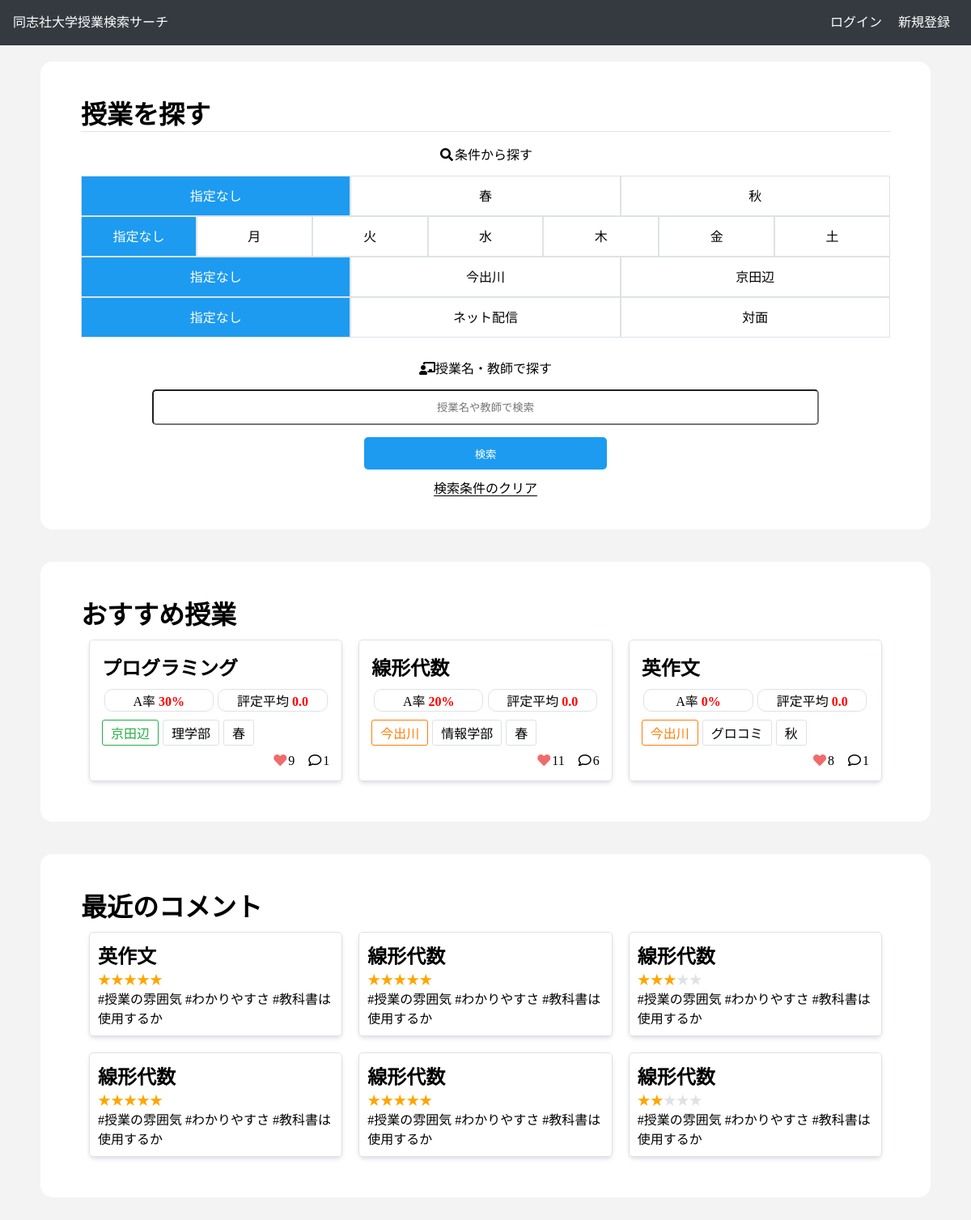
The app's page /, older data.
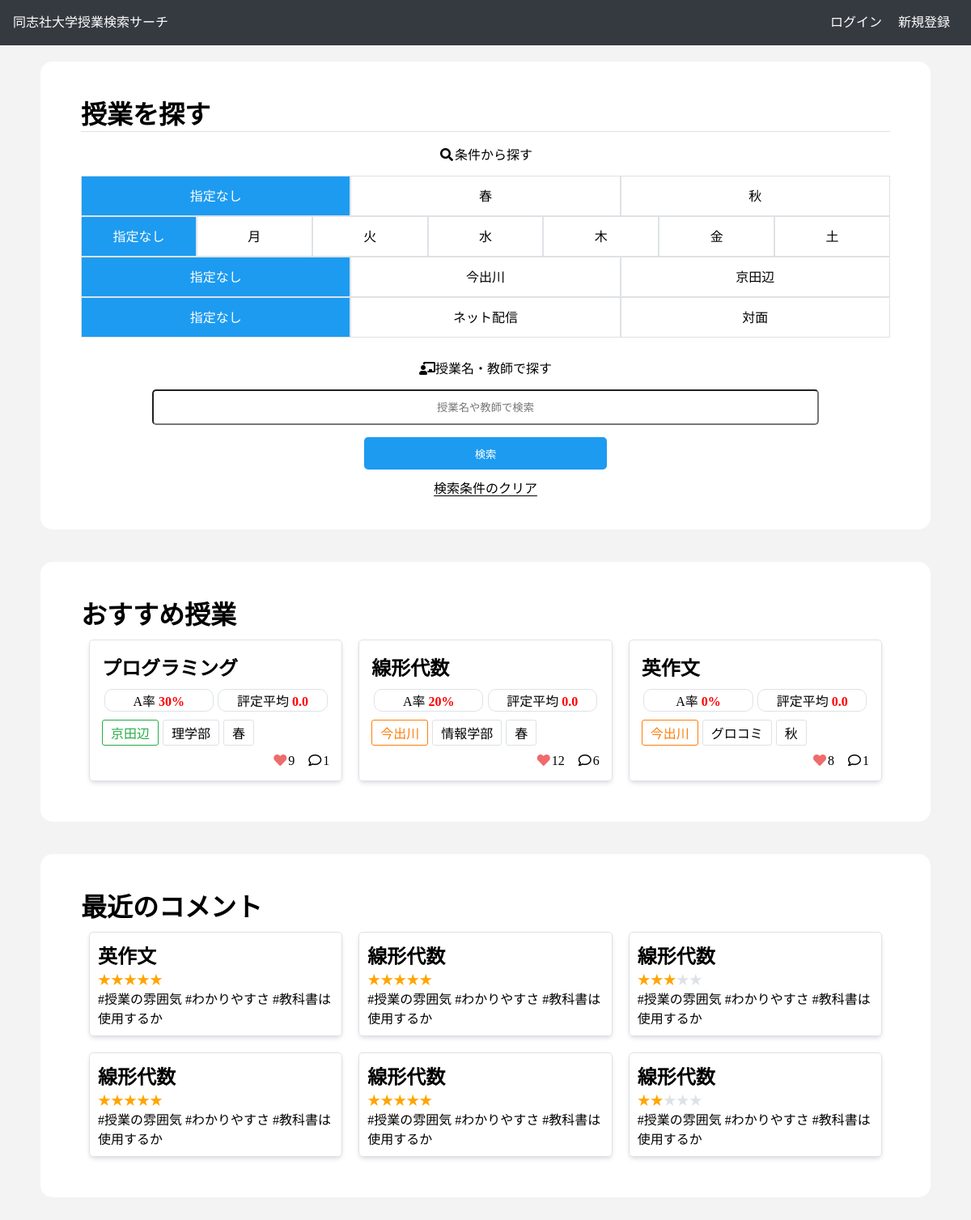
The same page, newer data.
### dclass_application/models.py (models this page shows, shortened)
class Classes(models.Model):
    class_name = models.CharField(max_length=100)
    a_ratio = models.FloatField(default=0.0)
    b_ratio = models.FloatField(default=0.0)
    c_ratio = models.FloatField(default=0.0)
    d_ratio = models.FloatField(default=0.0)
    f_ratio = models.FloatField(default=0.0)
    o_ratio = models.FloatField(default=0.0)
    average_evaluation = models.FloatField(default=0.0)
    two_ago_a_ratio = models.FloatField(default=0.0)
    three_ago_a_ratio = models.FloatField(default=0.0)
    term = models.CharField(max_length=100)
    year = models.IntegerField(default=2021)
    place = models.CharField(max_length=100)
    class_form = models.CharField(max_length=100)
    day = models.CharField(max_length=100)
    time = models.CharField(max_length=100)
    favorite = models.IntegerField(default=0)
    textbook = models.CharField(max_length=100) #文字列でリスト代用
    code = models.CharField(max_length=100)
    faculty = models.CharField(max_length=100)
    teacher = models.CharField(max_length=100) #文字列でリストを代用
    syllabus_link = models.CharField(max_length=100)
    test_ratio = models.IntegerField(default=0)
    report_ratio = models.IntegerField(default=0)
    participation_ratio = models.IntegerField(default=0)
    comment_num = models.IntegerField(default=0)
    num_student = models.IntegerField(default=0)
    credit = models.IntegerField(default=0)
    def get_short_faculty(self):
        if self.faculty == 'グローバル・コミュニケーション': return 'グロコミ'
        return self.faculty
    def get_round_a_ratio(self):
        return int(self.a_ratio)

### dclass_application/views.py (the view)
# urls.py: path('', IndexView.as_view(), name = 'index'),
class IndexView(TemplateView):
    class_model = Classes
    comment_model = Comment
    RECOMMEND_CNT = 6
    RECENT_COMMENT = 6
    def get(self, request):
        params = {
            'form': ClassSeachForm,
            'recommend_data': self.class_model.objects.all().order_by('a_ratio').reverse()[:self.RECOMMEND_CNT],
            'recent_comments': self.comment_model.objects.all().order_by('created_at').reverse()[:self.RECOMMEND_CNT],
        }
        return render(request, 'index.html', params)

### dclass_application/models.py (called while the page is built)
    def get_star(self):
        return '★' * self.star

    def get_left_star(self):
        return '★' * (5 - self.star)

### dclass_application/templates/index.html (shortened to what this page needs)
{% extends 'base.html' %}
{% load static %}
{% block css %}
    <link rel="stylesheet" href="{% static 'css/index.css' %}">
    <link rel="stylesheet" href="{% static 'css/_class_list.css' %}">
{% endblock css %}
{% block main %}
    <div class="wrapper">
        <h1 class="title heading">授業を探す</h1>
            <form action="{% url 'result' %}" method = "post" class="search_form">
                <div class = 'search_with_terms'>
                    <p class="how_to_search"><i class="fas fa-search fa-fw"></i>条件から探す</p>
                    <div class="radio_wrap">
                        {% for radio in form.term %}
                            <label for="id_term_{{ forloop.counter0 }}">{{ radio.choice_label }}</label>
                        {% endfor %}
                    </div>
                    <div class="radio_wrap">
                        {% for radio in form.day %}
                            <label for="id_day_{{ forloop.counter0 }}">{{ radio.choice_label }}</label>
                        {% endfor %}
                    </div>
                    <div class="radio_wrap">
                        {% for radio in form.place %}
                            <label for="id_place_{{ forloop.counter0 }}">{{ radio.choice_label }}</label>
                        {% endfor %}
                    </div>
                    <div class="radio_wrap">
                        {% for radio in form.class_form %}
                            <label for="id_class_form_{{ forloop.counter0 }}">{{ radio.choice_label }}</label>
                        {% endfor %}
                    </div>
                </div>
                <div class="search_with_keyword">
                    <p class="how_to_search"><i class="fas fa-chalkboard-teacher fa-fw"></i>授業名・教師で探す</p>
                    <div>
                        {{ form.keyword }}
                    </div>
                    <div class="center">
                        <input type="submit" value="検索", class="btn search_btn">
                    </div>
                </div>
            </form>
            <div class="center reset_condition">
                <a href={% url 'index' %}>検索条件のクリア</a>
            </div>
    </div>
    <div class="wrapper">
        <h1>おすすめ授業</h1>
        <div class="class_w">
            {% for cl in recommend_data %}
                {% include "_class_list.html" %}
            {% empty %}
                <p>おすすめの授業はありません</p>
            {% endfor %}
        </div>
    </div>
    <div class="wrapper">
        <h1>最近のコメント</h1>
        <div class="comment_w">
            {% for comment in recent_comments %}
                {% include "_comment_list.html" %}
            {% empty %}
                <p>コメントがありません</p>
            {% endfor %}
        </div>
    </div>
{% endblock main %}

### dclass_application/templates/_class_list.html (shortened to what this page needs)
<div class="class_result">
    <a href="{% url 'class' cl.id %}">
        <div class="class_result_content">
            <ul>
                <li class="class_result_title">
                    <h2>{{ cl.class_name }}</h2>
                </li>
                <li>
                    <p class="class_a_average_evaluation">A率 <span class="score">{{cl.get_round_a_ratio}}%</span></p>
                    <p class="class_a_average_evaluation">評定平均 <span class="score">{{cl.average_evaluation}}</span></p>
                </li>
                <li>
                    {% if cl.place == "今出川" %}
                        <p class="tag imadegawa_tag">{{ cl.place }}</p>
                    {% else %}
                        <p class="tag kyoutanabe_tag">{{ cl.place }}</p>
                    {% endif %}
                    <p class="tag faculty_tag">{{ cl.get_short_faculty }}</p>
                    <p class="tag">{{ cl.term }}</p>
                </li>
                <li>
                    <p><i class="fas fa-heart fa-fw my-pink"></i>{{ cl.favorite }}</p>
                    <p><i class="far fa-comment fa-fw"></i>{{cl.comment_num}}</p>
                </li>
            </ul>
        </div>
    </a>
</div>

Row changes from the older to the newer data that the page shows:
changed Classes "線形代数": favorite "11" → "12"
